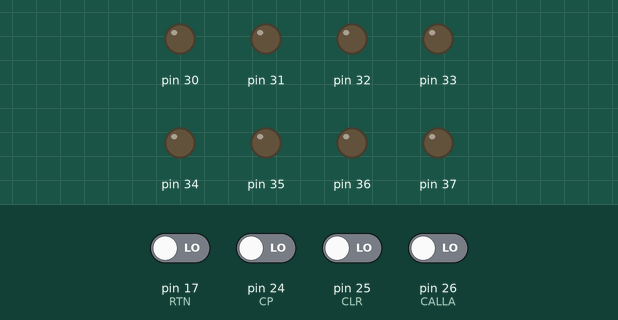
The sketch below on a simulated Arduino Mega 2560, built with avr-gcc and run on an emulated ATmega2560. On the bench: output pins drawn as LEDs (lit = HIGH). Dashed ring = blinking. Inputs (shaded band) come from the test bench; at power-on: pin 17 (RTN), pin 24 (CP), pin 25 (CLR), pin 26 (CALLA) LOW.

Above: at 1.2 s.
1.3 s: pin 24 (CP) driven HIGH
At 2.12 s:
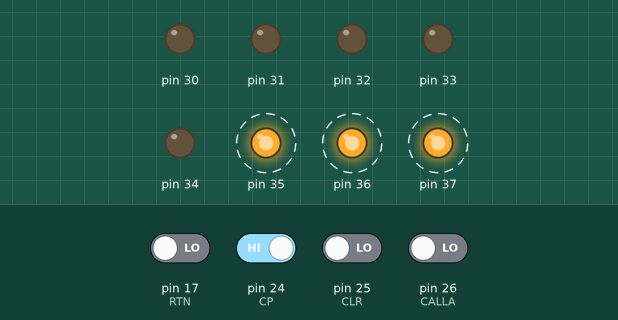
4.3 s: pin 17 (RTN) driven HIGH
At 5.6 s:
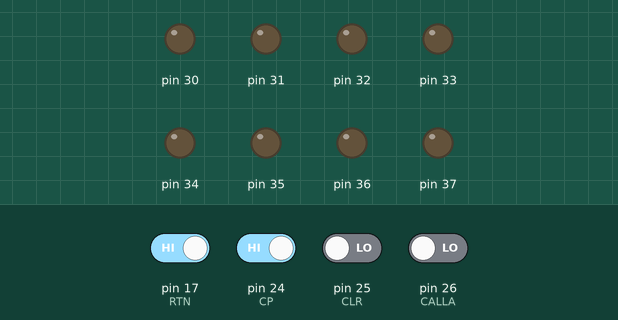
5.9 s: pin 17 (RTN) driven LOW
At 7.51 s:
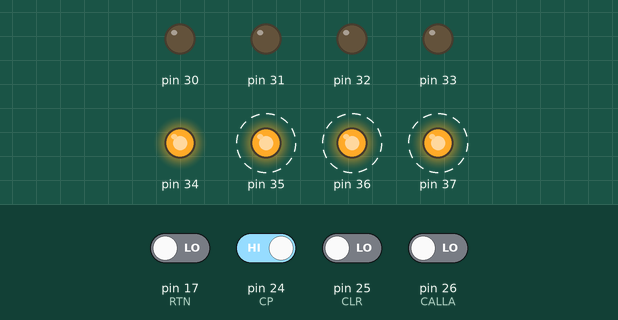
8.9 s: pin 24 (CP) driven LOW
At 9.7 s:
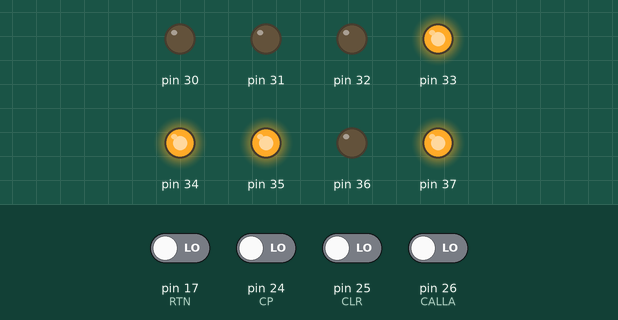
10.5 s: pin 24 (CP) driven HIGH
At 12.53 s:
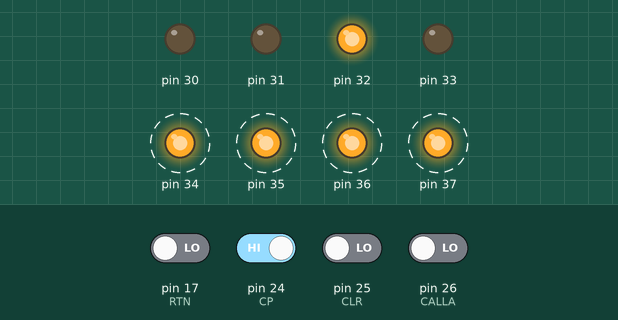
13.5 s: pin 25 (CLR) driven HIGH
At 14.1 s:
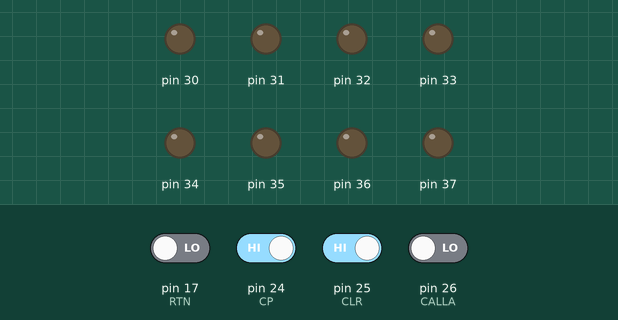
Timing chart, 0 to 16.1 s (numbered marks = the images above; inputs shaded):
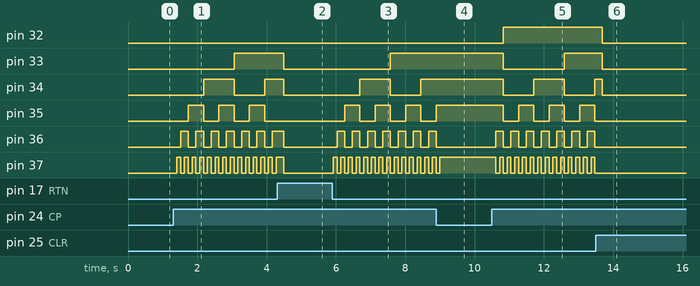

Measured:
- after the input at 1.3 s, pin 33: LOW → HIGH after 1.8 s; pin 34: LOW → HIGH after 0.88 s, → LOW 0.88 s later, → HIGH 0.88 s later
- after the input at 4.3 s, pin 32: stays LOW (without the input it goes to HIGH after 0.52 s); pin 33: HIGH → LOW after 0.19 s instead of 0.52 s; pin 35: stops changing and stays LOW
- after the input at 5.9 s, pin 33: LOW → HIGH after 1.7 s; pin 34: LOW → HIGH after 0.79 s, → LOW 0.88 s later, → HIGH 0.88 s later
- after the input at 8.9 s, pin 32: stays LOW (without the input it goes to HIGH after 0.43 s); pin 33–35: stays HIGH (without the input it goes to LOW after 0.43 s); pin 36: stops changing and stays LOW; pin 37: goes on until 9.0 s, then stays HIGH
- after the input at 10.5 s, pin 32: LOW → HIGH after 0.33 s; pin 33: HIGH → LOW after 0.33 s, → HIGH 1.8 s later; pin 34: alternates HIGH for 0.88 s and LOW for 0.88 s, starting after 0.33 s; pin 35: alternates HIGH for 0.44 s and LOW for 0.44 s, starting after 0.33 s; pin 36: alternates HIGH for 0.22 s and LOW for 0.22 s, starting after 0.11 s
- after the input at 13.5 s, pin 31: stays LOW (without the input it goes to HIGH after 0.85 s); pin 32, pin 33: HIGH → LOW after 0.19 s instead of 0.85 s; pin 35–37: stops changing and stays LOW

The sketch:

PROGRAM_COUNTER.ino
```cpp
// Constantes para los pines del Arduino
const int CP = 24;   // Contador positivo
const int CLR = 25;  // Reiniciar
const int CALLA = 26;
const int RTN = 17;  // Retornar

// Retraso en milisegundosF
const double retraso = 110;

// Contadores
int contador = 0;
int contador_return = 0;

void setup() {
  // Configurar los pines del Arduino como entradas o salidas
  // DDRF: Dirección del puerto F
  // DDRC: Dirección del puerto C
  DDRF = 0X00;  // Todos los pines del puerto F como entradas
  DDRC = 0xFF;  // Todos los pines del puerto C como salidas

  // Configurar los pines CP, CLR y RTN como entradas
  pinMode(CP, INPUT);
  pinMode(CLR, INPUT);
  pinMode(RTN, INPUT);
}

void loop() {
  // Incrementar el contador si el botón CP está presionado
  if (digitalRead(CP) == 1) {
    contador++;
    delay(retraso);
  }

  // Reiniciar el contador si el botón CLR está presionado
  if (digitalRead(CLR) == 1) {
    contador = 0;
    delay(retraso);
  }

  // Restaurar el contador al valor negativo si el botón RTN está presionado
  // y el contador negativo no es igual a -1
  if (digitalRead(RTN)) {
    contador = contador_return;
    contador_return = 0;
    delay(retraso);
  }

  if (digitalRead(CALLA)){
    contador_return = contador + 1;
    contador = PINF;
    delay(retraso);
  }

  // Mostrar el contador en el puerto C
  PORTC = contador;
}
```
